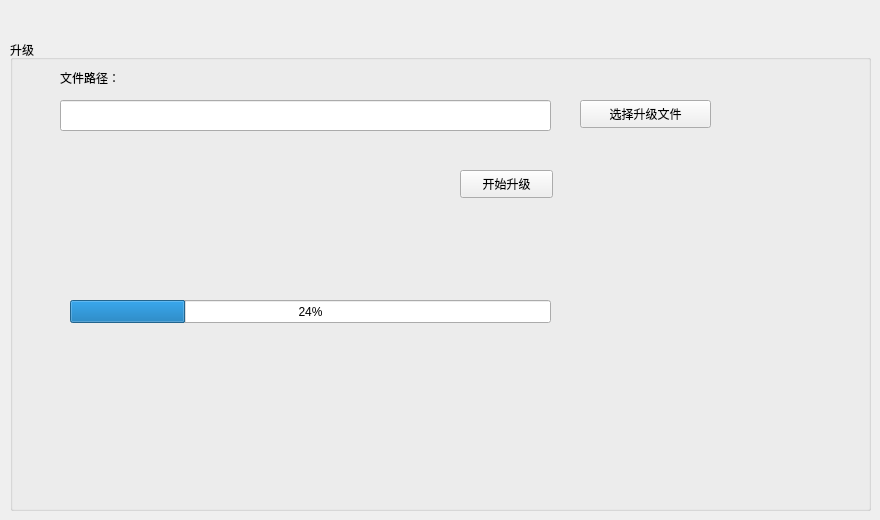
    <widget class="QWidget" name="tab_update">
     <attribute name="title">
      <string>升级</string>
     </attribute>
     <widget class="QGroupBox" name="groupBox">
      <property name="geometry">
       <rect>
        <x>10</x>
        <y>40</y>
        <width>861</width>
        <height>471</height>
       </rect>
      </property>
      <property name="title">
       <string>升级</string>
      </property>
      <widget class="QLineEdit" name="le_display_path_">
       <property name="geometry">
        <rect>
         <x>50</x>
         <y>60</y>
         <width>491</width>
         <height>31</height>
        </rect>
       </property>
      </widget>
      <widget class="QPushButton" name="btn_select_updatefile_">
       <property name="geometry">
        <rect>
         <x>570</x>
         <y>60</y>
         <width>131</width>
         <height>28</height>
        </rect>
       </property>
       <property name="text">
        <string>选择升级文件</string>
       </property>
      </widget>
      <widget class="QPushButton" name="btn_start_update_">
       <property name="geometry">
        <rect>
         <x>450</x>
         <y>130</y>
         <width>93</width>
         <height>28</height>
        </rect>
       </property>
       <property name="text">
        <string>开始升级</string>
       </property>
      </widget>
      <widget class="QProgressBar" name="pb_display_progress_">
       <property name="geometry">
        <rect>
         <x>60</x>
         <y>260</y>
         <width>481</width>
         <height>23</height>
        </rect>
       </property>
       <property name="value">
        <number>24</number>
       </property>
      </widget>
      <widget class="QLabel" name="label_5">
       <property name="geometry">
        <rect>
         <x>50</x>
         <y>30</y>
         <width>81</width>
         <height>16</height>
        </rect>
       </property>
       <property name="text">
        <string>文件路径：</string>
       </property>
      </widget>
     </widget>
    </widget>
